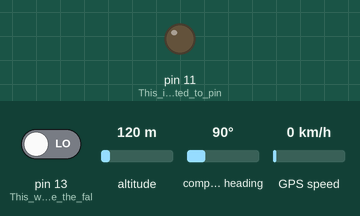
A sketch run on a simulated Arduino Nano, built with avr-gcc and run on an emulated ATmega328P. Parts: output pins drawn as LEDs (lit = HIGH). Inputs (shaded band) come from the test bench; at power-on: pin 13 (This_will_recieve_the_fal) LOW, altitude 120 m, compass heading 90°, GPS speed 0 km/h. The GPS gets a fix after 3 s at 37.7749, -122.4194 with 8 satellites; what the sketch prints to the serial monitor is not drawn.

Above: at 2.7 s.
2.8 s: pin 13 (This_will_recieve_the_fal) driven HIGH
At 6.8 s:
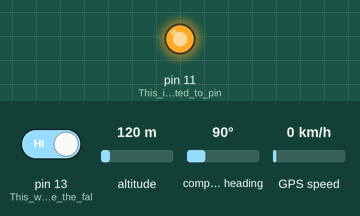
6.9 s: pin 13 (This_will_recieve_the_fal) driven LOW
At 7.9 s:
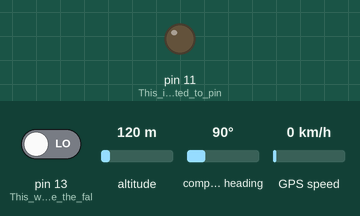
Timing chart, 0 to 9.9 s (numbered marks = the images above; inputs shaded):
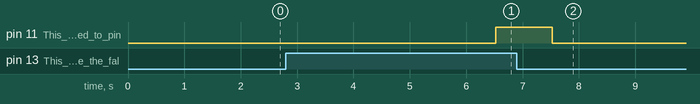

The sketch:

Board2.ino
```cpp
/*
 * MRIIRS Final Year Project 2020-2021
 *
 * Two Arduino Nano boards are used in this project.
 * This code runs on the board connected to:
 * UBlox Neo-6M GPS Module
 * Sim 900A GSM Module
 *
 */

#include <SoftwareSerial.h>  //Software Serial Library
#include <TinyGPS++.h>   //Library by Mikal Hart for decoding NMEA sentences

int RXPin = 4;
int TXPin =7;

//Pin 4 to TX of GPS and 7 to RX

int GPSBaud = 9600;
int s_r=0;  //send or recieve mode flag variable
char s=' ';   //incoming character
int c=0;  //To distinguish between current location request or fall alert

// Create a TinyGPS++ object
TinyGPSPlus gps;

// Create a software serial port called "gpsSerial"
SoftwareSerial gpsSerial(RXPin, TXPin);

void setup() {

 pinMode(13,INPUT);  //This will recieve the fall interrupt(HIGH) from the other board.
  pinMode(11,OUTPUT);  //This is connected to pin 11 on the other board
  digitalWrite(11,LOW);
  Serial.begin(9600);

  // Start the software serial port at the GPS's default baud
  gpsSerial.begin(GPSBaud);
  rec_init();  //Setting GSM module to SMS recieving mode
  }

void loop() {


  //Checking if GPS coordinates are availble or not
  while (gpsSerial.available() > 0){
    if (gps.encode(gpsSerial.read())){
      gps_available();
    }
  }
  }
```

GPS.ino
```cpp
void gps_available()
{

if (gps.location.isValid())
  {

   delay(500);

   if(digitalRead(13)==HIGH){  //Fall interrupt HIGH indicating a fall

 gsm_init(); //Initializing GSM Module to SMS send mode

   }

   else{   //Upright position

if(s_r==1){  // If GSM is in SMS sending mode
      rec_init();  // Set to SMS receiving mode
      rec_msg();   // Check incoming messages
      s_r=0;  // Indicates GSM is in SMS receiving mode

    }

    else{  //If GSM is in receiving mode
      rec_msg();  // Check incoming messages

    }

   }
  }
}
```

ReceiveSMS.ino
```cpp
void rec_init()
{
  /*
   * sub-routine to initalize GSM module to SMS recieving mode
   */

  Serial.println("AT"); //Handshaking with SIM900
  delay(500);

  Serial.println("AT+CMGF=1"); // Configuring TEXT mode
  delay(500);

  Serial.println("AT+CNMI=1,2,0,0,0");  //Configuring text receiving mode
  delay(500);

}

void rec_msg(){

if(Serial.available()>0){  //Checking for incoming text
    s=Serial.read();

    if(s=='a'){  //If the text is 'a'
      c=1;  //Current location requested
      gsm_init();  //Initializing GSM module to SMS sending mode


      Serial.println("Current Location");
      Serial.print("http://maps.google.com/maps?q=");

      Serial.print(gps.location.lat(),6);  //Getting latitude
      Serial.print(",");
      Serial.println(gps.location.lng(),6);  //Getting Longitude

      Serial.write(26);
      s_r=1;  //GSM module in sending mode
      c=0;  //Current location sent

    }
  }

}
```

SendLocation.ino
```cpp
void gsm_init()
{
  //sub-routine to initialize GSM Module to text sending mode

  Serial.println("AT"); //Handshaking with SIM900
  delay(500);


  Serial.println("AT+CMGF=1"); // Configuring TEXT mode
  delay(500);


  Serial.println("AT+CMGS=\"+91**********\"");

  /*
   * Contact number to which the location is to be sent should be
   * provided in place of ********* after +91(country code).
   */

  delay(500);
  if(c!=1){  //Current location not requested
  send_msg();  //Send fall alert

  }

}

void send_msg(){
  /*
   *sub-routine to send fall alert text
   *with a google map link of current location
   */

  Serial.println("Fall alert");

  Serial.print("http://maps.google.com/maps?q=");
  Serial.print(gps.location.lat(),6); //Getting latitude
  Serial.print(",");
  Serial.println(gps.location.lng(),6);  //Getting Longitude

  Serial.write(26);
  s_r=1;  //Sending mode
  delay(1000);

  digitalWrite(11,HIGH);  //Location sent signal to the other board
  delay(1000);
  digitalWrite(11,LOW);

}
```

Measured:
- after the input at 2.8 s, pin 11 (This_is_connected_to_pin): LOW → HIGH after 3.7 s
- after the input at 6.9 s, pin 11 (This_is_connected_to_pin): goes on until 7.5 s, then stays LOW
